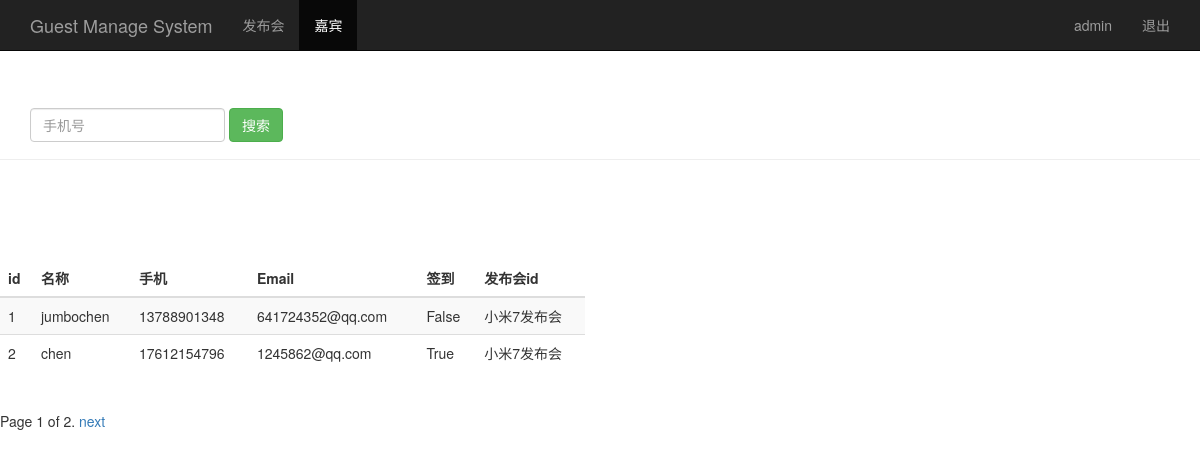
The page /guest_manage/ (signed in) on the database its author committed.
### sign/models.py (models this page shows, shortened)
class Guest(models.Model):
    event = models.ForeignKey(Event)   #关联发布会ID
    realname = models.CharField(max_length=60)  #姓名
    phone = models.CharField(max_length=16)     #手机号
    email = models.EmailField()     #邮箱
    sign = models.BooleanField()        #签到状态
    create_time = models.DateTimeField(auto_now=True)   #创建时间（自动获取当前时间）
    class Meta:
        unique_together = ('event', 'phone')

class Event(models.Model):
    name = models.CharField(max_length=100)             #发布会标题
    limit = models.IntegerField()                       #参加人数
    status = models.BooleanField()                      #状态
    address = models.CharField(max_length=200)          #地址
    start_time = models.DateTimeField('event_time')     #发布会时间
    create_time = models.DateTimeField(auto_now=True)   #创建时间
    def __str__(self):
        return self.name

### sign/views.py (the view)
# urls.py: url(r'^guest_manage/$', views.guest_manage),
def guest_manage(request):
    guest_list = Guest.objects.all()
    username = request.session.get('username', '')
    paginator = Paginator(guest_list, 2)
    page = request.GET.get('page')
    try:
        contacts = paginator.page(page)
    except PageNotAnInteger:
        contacts = paginator.page(1)
    except EmptyPage:
        contacts = paginator.page(paginator.num_pages)
    return render(request, "guest_manage.html", {"user": username, "guests": contacts})

### sign/templates/guest_manage.html (shortened to what this page needs)
<!DOCTYPE html>
<html lang="zh-CN">
<head>
    {% load bootstrap3 %}
    {% bootstrap_css %}
</head>
<body role="document">
    <nav class="navbar navbar-inverse navbar-fixed-top">
        <div class="container">
            <div class="navbar-header">
                <a class="navbar-brand" href="/guest_manage/">Guest Manage System</a>
            </div>
            <div id="navbar" class="collapse navbar-collapse">
                <ul class="nav navbar-nav">
                    <li><a href="/event_manage/">发布会</a></li>
                    <li class="active"><a href="#about">嘉宾</a></li>
                </ul>
                <ul class="nav navbar-nav navbar-right">
                    <li><a href="#">{{user}}</a></li>
                    <li><a href="/logout/">退出</a></li>
                </ul>
            </div>
        </div>
    </nav>
    <div class="page-header" style="padding-top: 60px;">
        <div id="navbar" class="navbar-collapse collapse">
            <form class="navbar-form" method="get" action="/search_phone/">
                <div class="form-group">
                    <input name="phone" type="text" placeholder="手机号" class="form-control">
                </div>
                    <button type="submit" class="btn btn-success">搜索</button>
            </form>
        </div>
    </div>
    <div class="row" style="padding-top: 80px;">
        <div class="col-md-6">
            <table class="table table-striped">
                <thead>
                    <tr>
                        <th>id</th>
                        <th>名称</th>
                        <th>手机</th>
                        <th>Email</th>
                        <th>签到</th>
                        <th>发布会id</th>
                    </tr>
                </thead>
                <tbody>
                    {% for guest in guests %}
                        <tr>
                            <td>{{ guest.id }}</td>
                            <td>{{ guest.realname }}</td>
                            <td>{{ guest.phone }}</td>
                            <td>{{ guest.email }}</td>
                            <td>{{ guest.sign }}</td>
                            <td>{{ guest.event }}</td>
                        </tr>
                    {% endfor %}
                </tbody>
            </table>
        </div>
    </div>
    <div class="pagination">
        <span class="step-links">
                <span class="current">
                    Page {{ guests.number }} of {{ guests.paginator.num_pages }}.
                </span>
            {% if guests.has_next %}
                {% if phone %}
                    <a href="?phone={{ phone }}&page={{ guests.next_page_number }}">next</a>
                {% else %}
                    <a href="?page={{ guests.next_page_number }}">next</a>
                {% endif %}
            {% endif %}
        </span>
    </div>

### rows shown on the page
Guest: id "1", realname "jumbochen", phone "13788901348", email "641724352@qq.com", sign "False", event "小米7发布会"
Guest: id "2", realname "chen", phone "17612154796", email "1245862@qq.com", sign "True", event "小米7发布会"

### other values the page prints
{{ user }} "admin"
{{ guests.number }} "1"
{{ guests.paginator.num_pages }} "2"
